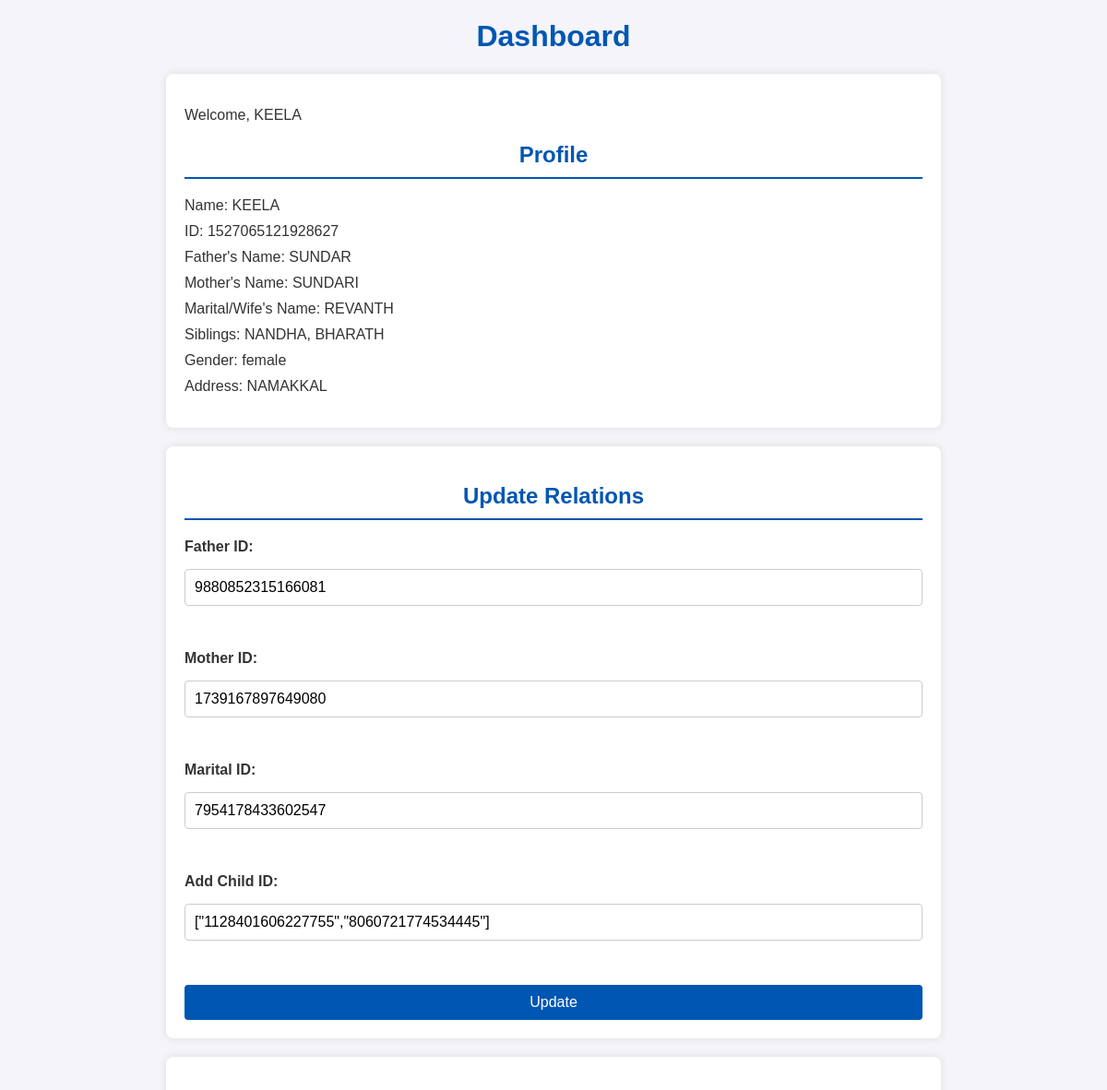
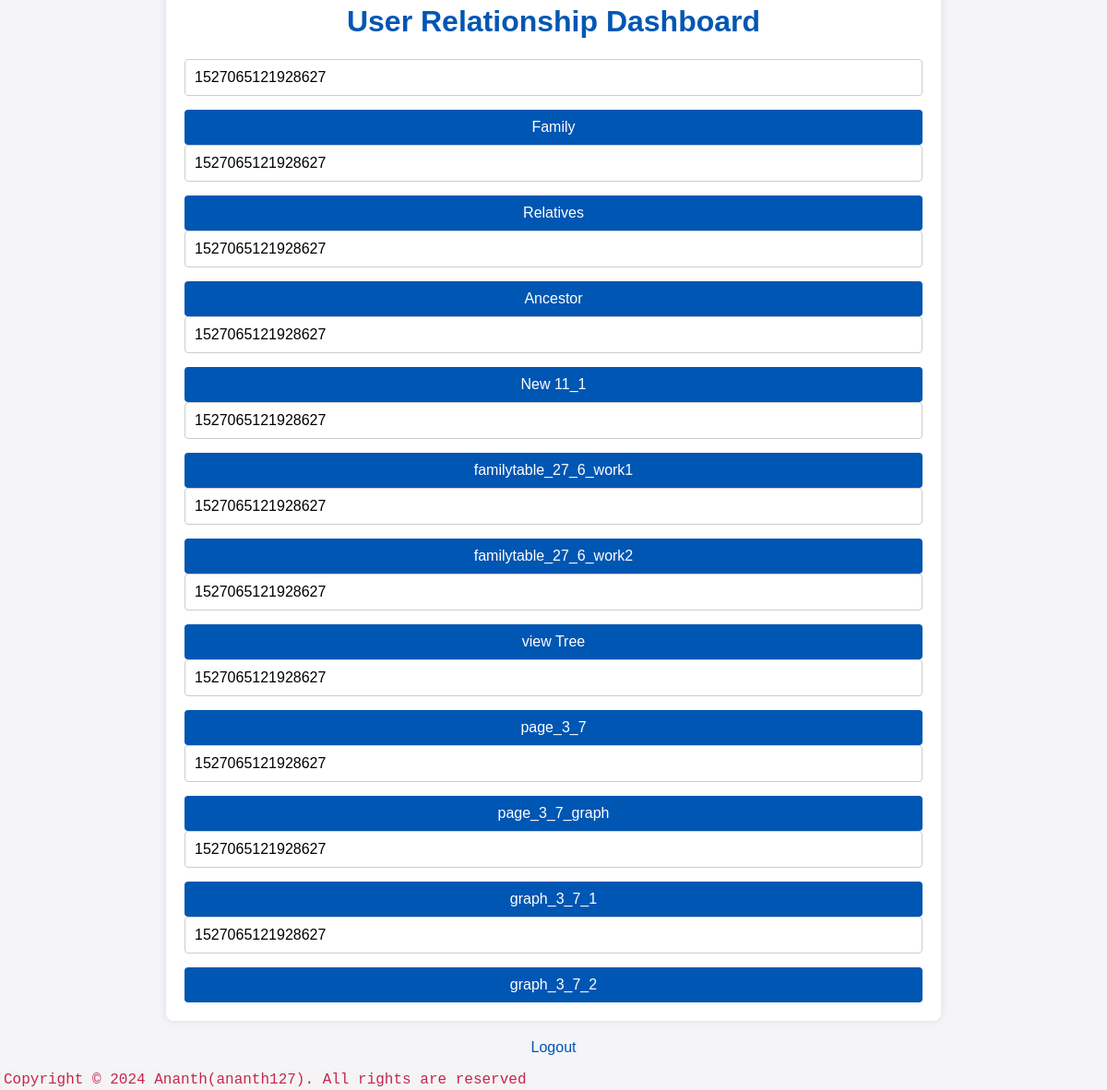
Screenshot of /Dashboard_old.php (signed in) with the database file from the repository (2 pictures, top to bottom).
### tables this page shows
CREATE TABLE `userss` (
  `id` bigint(20) NOT NULL,
  `name` varchar(255) DEFAULT NULL,
  `gender` varchar(10) DEFAULT NULL,
  `password` varchar(255) DEFAULT NULL,
  `address` text DEFAULT NULL,
  `dob` date DEFAULT NULL,
  `father_id` bigint(20) DEFAULT NULL,
  `mother_id` bigint(20) DEFAULT NULL,
  `marital_id` bigint(20) DEFAULT NULL,
  `CHILDRENS_ID` text DEFAULT NULL,
  `mobile_number` varchar(15) DEFAULT NULL
);

### Dashboard_old.php (the view, shortened to what this page needs)
<?php
$host = 'localhost';
$dbname = 'relationship';
$username = 'root';
$password = '';
$dsn = "mysql:host=$host;dbname=$dbname;charset=UTF8";
try {
    $pdo = new PDO($dsn, $username, $password);
    $pdo->setAttribute(PDO::ATTR_ERRMODE, PDO::ERRMODE_EXCEPTION);
} catch (PDOException $e) {
    die("Connection failed: " . $e->getMessage());
}
$stmt = $pdo->prepare("SELECT * FROM userss WHERE id = ?");
$stmt->execute([$_SESSION['user_id']]);
$user = $stmt->fetch(PDO::FETCH_ASSOC);
$relatives = ['father_id', 'mother_id', 'marital_id', 'CHILDRENS_ID'];
foreach ($relatives as $relative) {
    if (!empty($user[$relative])) {
        $rel_stmt = $pdo->prepare("SELECT name FROM userss WHERE id = ?");
        $rel_stmt->execute([$user[$relative]]);
        $rel_result = $rel_stmt->fetch(PDO::FETCH_ASSOC);
        $user[$relative . '_name'] = $rel_result['name'] ?? 'Not available';
    } else {
        $user[$relative . '_name'] = 'Not set';
    }
}
function fetchSiblings($pdo, $siblingsJson) {
    $siblings = [];
    if (!is_null($siblingsJson)) {
        $siblingIds = json_decode($siblingsJson, true);
        $placeholders = implode(',', array_fill(0, count($siblingIds), '?'));
        $stmt = $pdo->prepare("SELECT name FROM userss WHERE id IN ($placeholders)");
        $stmt->execute($siblingIds);
        if ($stmt->rowCount() > 0) {
            while ($result = $stmt->fetch(PDO::FETCH_ASSOC)) {
                $siblings[] = htmlspecialchars($result['name']);
            }
        }
    } else {
        return "No siblings available.";
    }
    return implode(', ', $siblings);
}
$user['siblings'] = fetchSiblings($pdo, $user['CHILDRENS_ID']);
?><!DOCTYPE html>
<html lang="en">
<head>
</head>
<body>
    <h1>Dashboard</h1>
    <div class="container">
        <p>Welcome, <?php echo htmlspecialchars($user['name']); ?></p>
        <h2>Profile</h2>
        <ul>
            <li>Name: <?php echo htmlspecialchars($user['name']); ?></li>
            <li>ID: <?php echo htmlspecialchars($user['id']); ?></li>
            <li>Father's Name: <?php echo htmlspecialchars($user['father_id_name']); ?></li>
            <li>Mother's Name: <?php echo htmlspecialchars($user['mother_id_name']); ?></li>
            <li>Marital/Wife's Name: <?php echo htmlspecialchars($user['marital_id_name']); ?></li>
            <li>Siblings: <?php echo htmlspecialchars($user['siblings']); ?></li>
            <li>Gender: <?php echo htmlspecialchars($user['gender']); ?></li>
            <li>Address: <?php echo htmlspecialchars($user['address']); ?></li>
        </ul>
    </div>
   <div class="container form-container">
    <h2>Update Relations</h2>
    <form action="" method="post">
        <label for="father_id">Father ID:</label>
        <input type="text" id="father_id" name="father_id" value="<?php echo isset($user['father_id']) ? htmlspecialchars($user['father_id']) : ''; ?>"><br>
        <label for="mother_id">Mother ID:</label>
        <input type="text" id="mother_id" name="mother_id" value="<?php echo isset($user['mother_id']) ? htmlspecialchars($user['mother_id']) : ''; ?>"><br>
        <label for="marital_id">Marital ID:</label>
        <input type="text" id="marital_id" name="marital_id" value="<?php echo isset($user['marital_id']) ? htmlspecialchars($user['marital_id']) : ''; ?>"><br>
        <label for="new_child_id">Add Child ID:</label>
        <input type="text" id="new_child_id" name="new_child_id" value="<?php echo isset($user['CHILDRENS_ID']) ? htmlspecialchars($user['CHILDRENS_ID']) : ''; ?>"><br>
        <button type="submit">Update</button>
    </form>
</div>
    <div class="container">
        <h1>User Relationship Dashboard</h1>
    <div>
        <form action="Table.php" method="post">
            <input type="text" name="personId" value="<?php echo $user['id']; ?>">
            <button type="submit">Family</button>
        </form>
    </div>
    <div>
        <form action="parchil1.php" method="post">
            <input type="text" name="personId" value="<?php echo $user['id']; ?>">
            <button type="submit">Relatives</button>
        </form>
        <form action="parchil2_ancestor.php" method="post">
            <input type="text" name="personId" value="<?php echo $user['id']; ?>">
            <button type="submit">Ancestor</button>
        </form>
        <form action="new_11_1.php" method="post">
            <input type="text" name="personId" value="<?php echo $user['id']; ?>">
            <button type="submit">New 11_1</button>
        </form>
        <form action="familytable_27_6_work1.php" method="post">
            <input type="text" name="personId" value="<?php echo $user['id']; ?>">
            <button type="submit">familytable_27_6_work1</button>
        </form>
        <form action="familytable_27_6_work2.php" method="post">
            <input type="text" name="personId" value="<?php echo $user['id']; ?>">
            <button type="submit">familytable_27_6_work2</button>
        </form>
        <form action="view.php" method="post">
            <input type="text" name="personId" value="<?php echo $user['id']; ?>">
            <button type="submit">view Tree</button>
        </form>
        <form action="page_3_7.php" method="post">
            <input type="text" name="personId" value="<?php echo $user['id']; ?>">
            <button type="submit">page_3_7</button>
        </form>
        <form action="page_3_7_graph.php" method="post">
            <input type="text" name="personId" value="<?php echo $user['id']; ?>">
            <button type="submit">page_3_7_graph</button>
        </form>
        <form action="graph_3_7_1.php" method="post">
            <input type="text" name="personId" value="<?php echo $user['id']; ?>">
            <button type="submit">graph_3_7_1</button>
        </form>
        <form action="graph_3_7_2.php" method="post">
            <input type="text" name="personId" value="<?php echo $user['id']; ?>">
            <button type="submit">graph_3_7_2</button>
        </form>
        </div>
    </div>
    <p class="logout-link"><a href="Dashboard.php?logout">Logout</a></p>
</body>
<footer><a style="font-family: 'Courier New', Courier, monospace; background-color: #f4f4f4;  border-radius: 4px; padding: 2px 4px; color: #c7254e; text-decoration: none;" href="https://see-through-headset.000webhostapp.com/data/FAMILY%20RELATIONSHIP%20MANAGEMENT.pdf">Copyright © 2024 Ananth(ananth127). All rights are reserved
</a></footer>
</html>

### Dashboard_old.php (style rules this page uses)
body { font-family: 'Arial', sans-serif; background-color: #f4f4f9; margin: 0; padding: 0; color: #333; }
h1, h2 { color: #0056b3; text-align: center; }
ul { list-style-type: none; padding: 0; }
li { margin: 10px 0; }
.container { width: 80%; max-width: 800px; margin: 20px auto; padding: 20px; background: #ffffff; box-shadow: 0 0 10px rgba(0,0,0,0.1); border-radius: 8px; }
.container h2 { border-bottom: 2px solid #0056b3; padding-bottom: 10px; margin-bottom: 20px; }
form { display: flex; flex-direction: column; gap: 15px; }
form label { font-weight: bold; }
form input[type="text"] { padding: 10px; border: 1px solid #ccc; border-radius: 4px; font-size: 16px; }
form button { padding: 10px 15px; background-color: #0056b3; color: white; border: none; border-radius: 4px; cursor: pointer; font-size: 16px; }
.form-container { margin-top: 20px; }
a { color: #0056b3; text-decoration: none; }
.logout-link { display: block; text-align: center; margin-top: 20px; }

### rows the page displays
userss: name "KEELA", id "1527065121928627", gender "female", address "NAMAKKAL", father_id "9880852315166081", mother_id "1739167897649080", marital_id "7954178433602547", new_child_id "[\"1128401606227755\",\"8060721774534445\"]", personId "1527065121928627"

### other values shown
$user['father_id_name'] "SUNDAR"
$user['mother_id_name'] "SUNDARI"
$user['marital_id_name'] "REVANTH"
$user['siblings'] "NANDHA, BHARATH"
